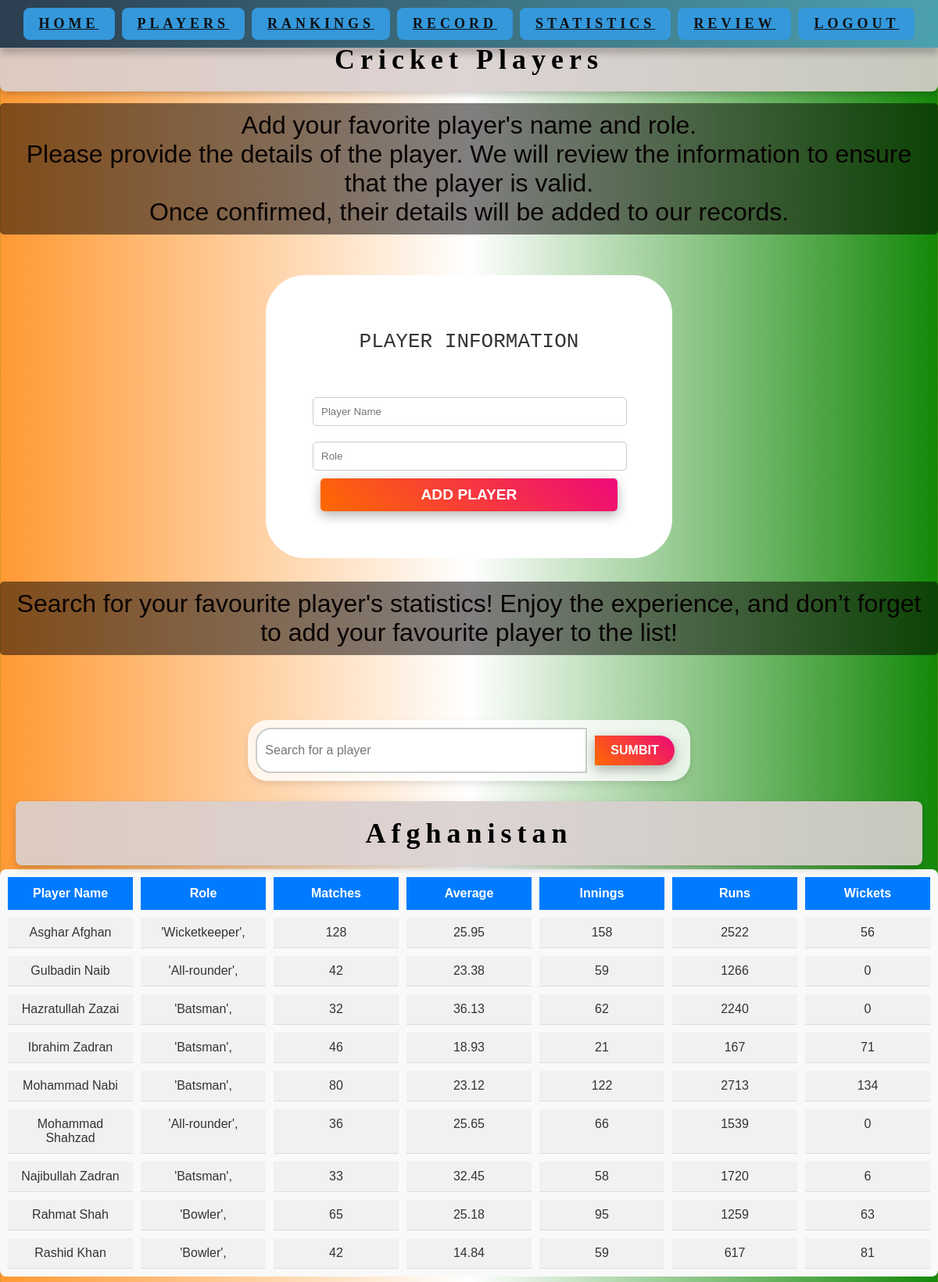
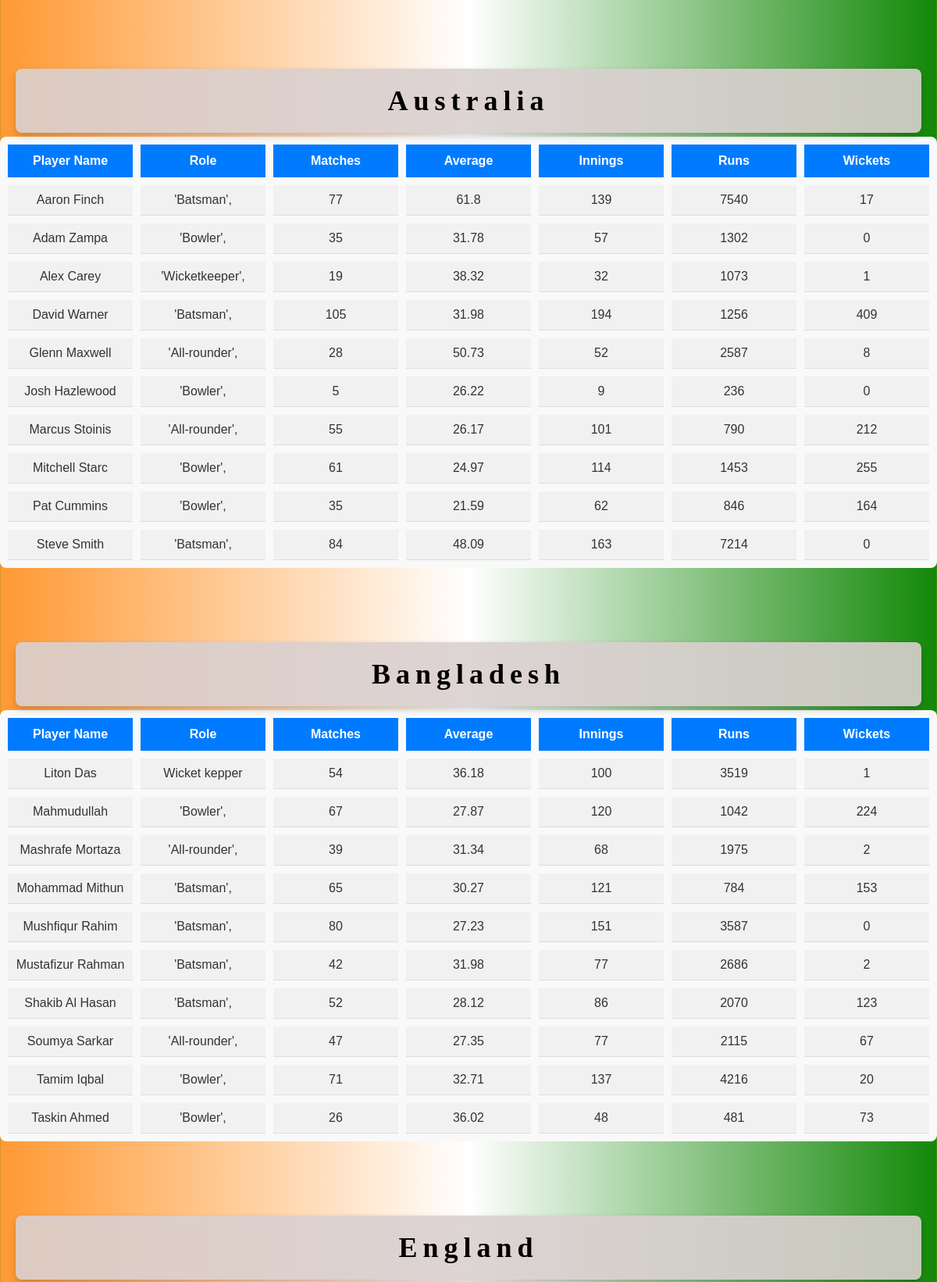
The app's page /Players (upper part) with its own data (2 pictures, top to bottom).
### tables this page shows
CREATE TABLE Matches ("Match id" INTEGER PRIMARY KEY, Playerid INTEGER REFERENCES Player (PlayerId), Matches INTEGER, Innings INTEGER, Runs INTEGER, Wickets INTEGER, Average INTEGER, Team TEXT);

CREATE TABLE Teams (Teamid INTEGER PRIMARY KEY, TeamName TEXT);

CREATE TABLE Player (PlayerId INTEGER PRIMARY KEY, PlayerName TEXT UNIQUE, Role TEXT, Teamid INTEGER REFERENCES Teams (Teamid), Verified INTEGER DEFAULT 1);

### routes.py (the view)
@app.route('/Players')
def Players():
    conn = get_db_connections()  # Use your defined function here
    cur = conn.cursor()
    cur.execute("""
  SELECT
       Teams.TeamName,
        Player.PlayerName,
        Player.Role,
        Matches.Matches,
        Matches.Average,
        Matches.Innings,
        Matches.Runs,
        Matches.Wickets
    FROM Teams
    INNER JOIN Player ON Teams.TeamId = Player.TeamId
    INNER JOIN Matches ON Player.PlayerId = Matches.PlayerId
    WHERE Player.Verified = 1
    ORDER BY Teams.TeamName, Player.PlayerName
    """)
    players_by_team = cur.fetchall()
    conn.close()
    teams_data = {}
    for row in players_by_team:
        team_name = row[0]
        player_data = row[1:]
        if team_name not in teams_data:
            teams_data[team_name] = []
        teams_data[team_name].append(player_data)
    return render_template("Players.html", teams_data=teams_data)

### routes.py (called while the page is built)
def get_db_connections():
    conn = sqlite3.connect(DATABASE)
    conn.row_factory = sqlite3.Row
    return conn

### templates/Players.html (shortened to what this page needs)
<!DOCTYPE html>
<html lang="en">
<head>
    <link rel="stylesheet" href="/static/style.css">
</head>
<nav class="Nav-bar">
    <strong><a href="/about">Home</a></strong>
    <strong><a href="/Players"> Players</a></strong>
    <strong><a href="/Ranking">Rankings</a></strong>
    <strong><a href="/Record">Record</a></strong>
    <strong><a href="/Stats">Statistics</a></strong>
    <strong><a href="/Review">Review</a></strong>
    <strong><a href="/login">Logout</a></strong>
</nav>
<body class="home-style">
    <h1 class="stats1">Cricket Players</h1>
    <p class="Instruction-player">Add your favorite player's name and role.<br>
        Please provide the details of the player. We will review the information to ensure that the player is valid.<br>
        Once confirmed, their details will be added to our records.</p>
    <div class="login">
        <div class="login-box">
            <p class="playerp">Player Information</p>
            <form class="Player-form" action="{{ url_for('addplayer') }}" method="post">
                <input class="form-input" type="text" name="player_name" placeholder="Player Name" required>
                <input class="form-input" type="text" name="role" placeholder="Role" required>
                <button class="form-button" type="submit">Add Player</button>
            </form>
        </div>
    </div>
    <p class="Instruction-player">Search for your favourite player's statistics!
        Enjoy the experience, and don’t forget to add your favourite player to the list!</p>
    <div class="Serach-bar">
        <form action="{{url_for('search')}}" method="GET">
            <input type="text" name="query" placeholder="Search for a player" required>
           <div class="sumbit"> <button type="submit">Sumbit</button>
    </div>
        </form>
    </div>
   {% for team, players in teams_data.items() %}
   <div class="team-section">
       <h2 class="stats1">{{ team }}</h2>
       <div class="players-grid">
           <div class="players-grid-title">Player Name</div>
           <div class="players-grid-title">Role</div>
           <div class="players-grid-title">Matches</div>
           <div class="players-grid-title">Average</div>
           <div class="players-grid-title">Innings</div>
           <div class="players-grid-title">Runs</div>
           <div class="players-grid-title">Wickets</div>
           {% for player in players %}
               <div class="player-cell">{{ player[0] }}</div>
               <div class="player-cell">{{ player[1] }}</div>
               <div class="player-cell">{{ player[2] }}</div>
               <div class="player-cell">{{ player[3] }}</div>
               <div class="player-cell">{{ player[4] }}</div>
               <div class="player-cell">{{ player[5] }}</div>
               <div class="player-cell">{{ player[6] }}</div>
           {% endfor %}
       </div>
   </div>
{% endfor %}
</body>
</html>

### static/style.css (style rules this page uses)
.home-style { margin: 0; padding: 0; font-family: Arial, Helvetica, sans-serif; background: linear-gradient(to right, #FF9933, #FFFFFF, #138808); color: #333; display: flex; flex-direction: column; min-height: 100vh; overflow-x:hidden ; }
.Nav-bar { position: fixed; left: 50%; transform: translateX(-50%); width: calc(100% - 20px); top: 0; background: linear-gradient(to right, #2c3e50, #4ca1af); padding: 10px 10px; box-shadow: 0 8px 8px rgba(0, 0, 0, 0.2); text-align: center; letter-spacing: 5px; z-index: 1; }
.Nav-bar { font-family: Dancing Script; font-size: 16px; text-transform: uppercase; text-decoration: none; }
h1 { font-size: 100px; margin: 0; color: #e74c3c; }
h2 { margin: 20px; font-size: 24px; }
p { font-size: 20px; margin: 10px 0; }
a { display: inline-block; padding: 10px 20px; font-size: 18px; color: #db5151; background-color: #3498db; border-radius: 8px; }
.stats1 { position: relative; top: 15px; text-align: center; font-size: 36px; padding: 20px; background-color: rgba(218, 208, 208, 0.9); color: black; font-family: Pinyon Script; margin-top: 20px; margin-bottom: 20px; letter-spacing: 7px; border-radius: 8px; box-shadow: 0 4px 8px rgba(0, 0, 0, 0.2); }
.playerp { text-align: center; font-family: monospace; text-transform: uppercase; font-weight: 200; font-size: xx-large; }
form { position: relative; display: flex; flex-direction: column; top: 20px; widows: 100%; }
.form-input { width: calc(100% - 20px); padding: 10px; margin: 10px 0; border: 1px solid #ccc; border-radius: 5px; }
.form-button { position: relative; bottom: 10px; background-color: #865454; color: white; border: none; padding: 10px 15px; border-radius: 5px; cursor: pointer; font-size: larger; transition: background-color 0.3s; }
.login { flex: 1; display: flex; justify-content: center; align-items: center; height: 100%; padding: 20px; }
.login-box { background: white; padding: 60px; border-radius: 50px; box-shadow: 0 4px 8px rgba (0,0,0,0.2); max-width: 400px; width: 100%; }
.Instruction-player { text-align: center; text-decoration: double; font-size: xx-large; color: rgb(9, 2, 2); background-color: rgba(5, 0, 0, 0.5); padding: 10px; border-radius: 5px; }
.players-grid { display: grid; grid-template-columns: repeat(7, 1fr); gap: 10px; margin-bottom: 20px; background-color: #f9f9f9; border-radius: 8px; padding: 10px; }
.players-grid-title { background-color: #007bff; color: white; font-weight: bold; padding: 12px; text-align: center; }
.player-cell { background-color: #f1f1f1; padding: 10px; text-align: center; border-bottom: 1px solid #ddd; }
.team-section { margin-bottom: 40px; }
.Serach-bar { display: flex; justify-content: center; align-items: center; height: 100px; margin-top: 20px; }
.Serach-bar form { display: flex; flex-direction: row; background: rgba(255, 255, 255, 0.8); padding: 10px; border-radius: 25px; box-shadow: 0 4px 8px rgba(0, 0, 0, 0.1); }
.Serach-bar input[type="text"] { padding: 10px; border: 2px solid #ccc; border-radius: 20px 0 0 20px; width: 400px; font-size: 16px; outline: none; }
.sumbit button[type="submit"] { position: static; padding: 10px 20px; border: none; background-color: #334456; color: white; cursor: pointer; border-radius: 0 20px 20px 0; font-size: 16px; }
h2, h3, h4 { margin-bottom: 10px; color: #333; }
p { margin-bottom: 1em; }
a { color: #0e1012; text-decoration: underline; }
button { padding: 15px 40px; border: none; border-radius: 50px; background: linear-gradient(45deg, #ff6a00, #ee0979); color: white; font-size: 18px; font-weight: bold; cursor: pointer; margin: 10px; transition: transform 0.2s, opacity 0.3s; box-shadow: 0 5px 15px rgba(0, 0, 0, 0.3); text-transform: uppercase; }

### records on screen
Matches: TeamName "Afghanistan", PlayerName "Asghar Afghan", Role "'Wicketkeeper',", Matches "128", Average "25.95", Innings "158", Runs "2522", Wickets "56"
Matches: PlayerName "Gulbadin Naib", Role "'All-rounder',", Matches "42", Average "23.38", Innings "59", Runs "1266", Wickets "0"
Matches: PlayerName "Hazratullah Zazai", Role "'Batsman',", Matches "32", Average "36.13", Innings "62", Runs "2240", Wickets "0"
Matches: PlayerName "Ibrahim Zadran", Role "'Batsman',", Matches "46", Average "18.93", Innings "21", Runs "167", Wickets "71"
Matches: PlayerName "Mohammad Nabi", Role "'Batsman',", Matches "80", Average "23.12", Innings "122", Runs "2713", Wickets "134"
Matches: PlayerName "Mohammad Shahzad", Role "'All-rounder',", Matches "36", Average "25.65", Innings "66", Runs "1539", Wickets "0"
Matches: PlayerName "Najibullah Zadran", Role "'Batsman',", Matches "33", Average "32.45", Innings "58", Runs "1720", Wickets "6"
Matches: PlayerName "Rahmat Shah", Role "'Bowler',", Matches "65", Average "25.18", Innings "95", Runs "1259", Wickets "63"
Matches: PlayerName "Rashid Khan", Role "'Bowler',", Matches "42", Average "14.84", Innings "59", Runs "617", Wickets "81"
Matches: TeamName "Australia", PlayerName "Aaron Finch", Role "'Batsman',", Matches "77", Average "61.8", Innings "139", Runs "7540", Wickets "17"
Matches: PlayerName "Adam Zampa", Role "'Bowler',", Matches "35", Average "31.78", Innings "57", Runs "1302", Wickets "0"
Matches: PlayerName "Alex Carey", Role "'Wicketkeeper',", Matches "19", Average "38.32", Innings "32", Runs "1073", Wickets "1"
Matches: PlayerName "David Warner", Role "'Batsman',", Matches "105", Average "31.98", Innings "194", Runs "1256", Wickets "409"
Matches: PlayerName "Glenn Maxwell", Role "'All-rounder',", Matches "28", Average "50.73", Innings "52", Runs "2587", Wickets "8"
Matches: PlayerName "Josh Hazlewood", Role "'Bowler',", Matches "5", Average "26.22", Innings "9", Runs "236", Wickets "0"
Matches: PlayerName "Marcus Stoinis", Role "'All-rounder',", Matches "55", Average "26.17", Innings "101", Runs "790", Wickets "212"
Matches: PlayerName "Mitchell Starc", Role "'Bowler',", Matches "61", Average "24.97", Innings "114", Runs "1453", Wickets "255"
Matches: PlayerName "Pat Cummins", Role "'Bowler',", Matches "35", Average "21.59", Innings "62", Runs "846", Wickets "164"
Matches: PlayerName "Steve Smith", Role "'Batsman',", Matches "84", Average "48.09", Innings "163", Runs "7214", Wickets "0"
Matches: TeamName "Bangladesh", PlayerName "Liton Das", Role "Wicket kepper", Matches "54", Average "36.18", Innings "100", Runs "3519", Wickets "1"
Matches: PlayerName "Mahmudullah", Role "'Bowler',", Matches "67", Average "27.87", Innings "120", Runs "1042", Wickets "224"
Matches: PlayerName "Mashrafe Mortaza", Role "'All-rounder',", Matches "39", Average "31.34", Innings "68", Runs "1975", Wickets "2"
Matches: PlayerName "Mohammad Mithun", Role "'Batsman',", Matches "65", Average "30.27", Innings "121", Runs "784", Wickets "153"
Matches: PlayerName "Mushfiqur Rahim", Role "'Batsman',", Matches "80", Average "27.23", Innings "151", Runs "3587", Wickets "0"
Matches: PlayerName "Mustafizur Rahman", Role "'Batsman',", Matches "42", Average "31.98", Innings "77", Runs "2686", Wickets "2"
Matches: PlayerName "Shakib Al Hasan", Role "'Batsman',", Matches "52", Average "28.12", Innings "86", Runs "2070", Wickets "123"
Matches: PlayerName "Soumya Sarkar", Role "'All-rounder',", Matches "47", Average "27.35", Innings "77", Runs "2115", Wickets "67"
Matches: PlayerName "Tamim Iqbal", Role "'Bowler',", Matches "71", Average "32.71", Innings "137", Runs "4216", Wickets "20"
Matches: PlayerName "Taskin Ahmed", Role "'Bowler',", Matches "26", Average "36.02", Innings "48", Runs "481", Wickets "73"
Matches: TeamName "England"
